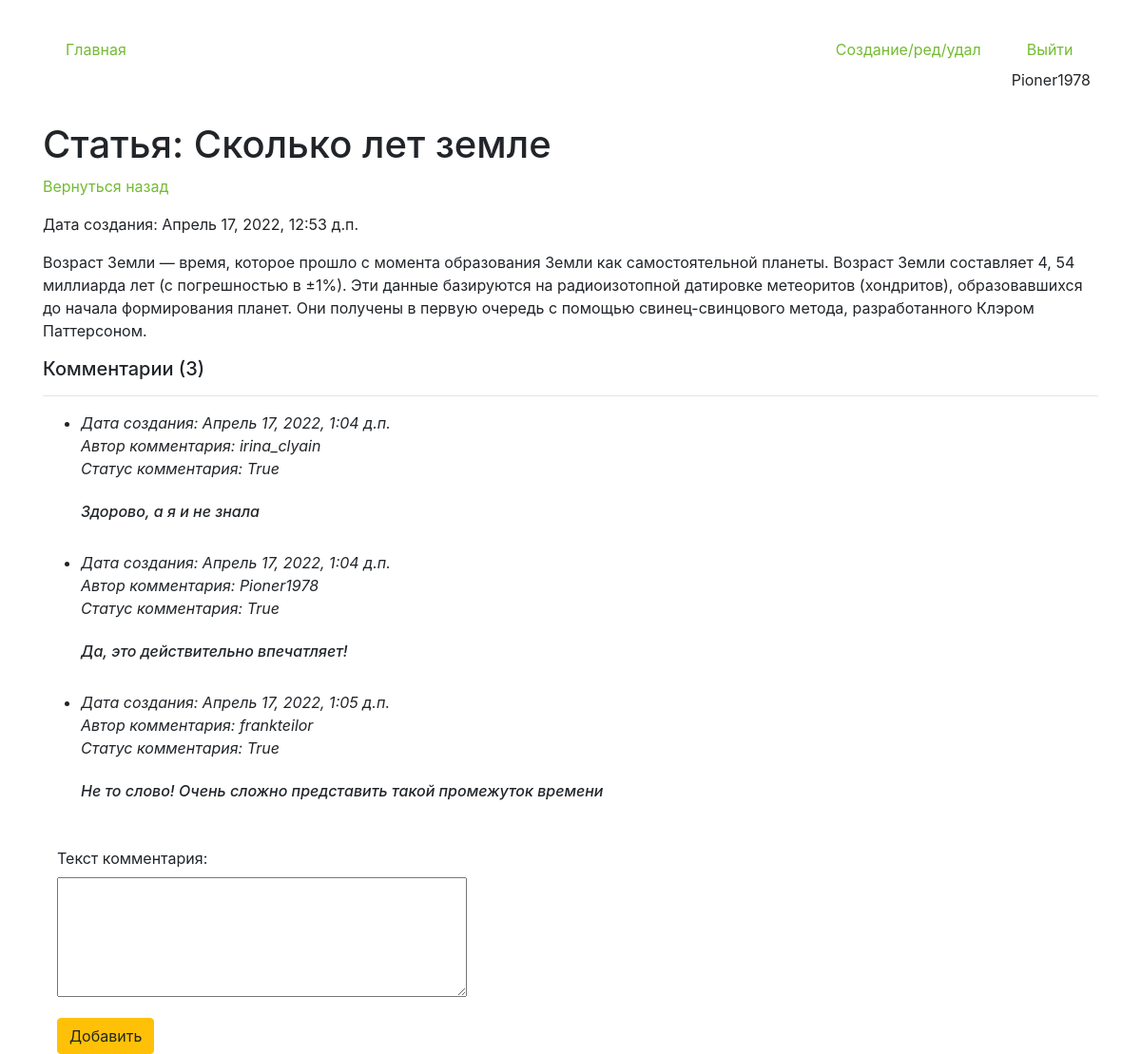
Page /detail/87 (signed in) on the committed database.
### core/models.py (models this page shows, shortened)
class Articles(models.Model):
    author = models.ForeignKey(User, on_delete = models.CASCADE, verbose_name='Владелец статьи', blank = True, null = True )
    create_date = models.DateTimeField(auto_now=True)
    name = models.CharField(max_length=200, verbose_name='Название')
    text = models.TextField(verbose_name='Текст')
    class Meta:
        verbose_name='Статью'
        verbose_name_plural='Статьи'

class Comments(models.Model):
    article = models.ForeignKey(Articles, on_delete = models.CASCADE, verbose_name='Статья', blank = True, null = True,related_name='comments_articles' )
    author = models.ForeignKey(User, on_delete = models.CASCADE, verbose_name='Автор комментария', blank = True, null = True )
    create_date = models.DateTimeField(auto_now=True)
    text = models.TextField(verbose_name='Текст комментария')
    status = models.BooleanField(verbose_name='Видимость статьи', default=False)
    objects  = StatusFilterComments()

### core/views.py (the view, shortened to what this page needs)
# urls.py: path('detail/<int:pk>', views.HomeDetailView.as_view(), name='detail_page'),
class HomeDetailView(CustomSuccessMessageMixin, FormMixin, DetailView):
    model = Articles
    template_name = 'detail.html'
    context_object_name = 'get_article'
    form_class = CommentForm
    success_msg = 'Комментарий успешно создан, ожидайте модерации'

### core/forms.py
class CommentForm(forms.ModelForm):
    class Meta:
        model = Comments
        fields = ('text',)
    def __init__(self,*args,**kwargs):
        super().__init__(*args,**kwargs)
        for field in self.fields:
            self.fields[field].widget.attrs['class'] = 'form-control'
        self.fields['text'].widget = Textarea(attrs={'rows':5})

### core/models.py (called while the page is built)
    def get_queryset(self):
        return super().get_queryset().filter(Q(status=False, author = get_current_user()) | Q(status=False, article__author=get_current_user()) | Q(status=True))

### core/templates/detail.html (shortened to what this page needs)
{% extends 'index.html' %}
{% block content %}
<h1 class="mt-4">Статья: {{get_article.name}}</h1>
<p><a href="/">Вернуться назад</a></p>
<p>Дата создания: {{get_article.create_date}}</p>
<p>{{get_article.text}}</p>
<h5>Комментарии ({{get_article.comments_articles.all.count}})</h5>
<hr>
<ul>
    {% for item in get_article.comments_articles.all %}
    <li>
        {% include 'comment_item.html' %}
    </li>
    {% endfor %}
</ul>
<div class="col-4">
    <form action="" id="add_form" method="post">
        {{form.as_p}}
    </form>
    <button form="add_form" type="submit" class="btn btn-warning">Добавить</button>
</div>
{% endblock %}

### core/templates/index.html (shortened to what this page needs)
{% load static %}
<!doctype html>
<html lang="en">
    <link type="text/css" href="{% static 'css/styles.css' %}" rel="stylesheet">
<head>
    <link rel="stylesheet" href="https://cdn.jsdelivr.net/npm/bootstrap@4.6.1/dist/css/bootstrap.min.css"
>
</head>
<body>
<div class="container mt-4">
    <ul class="nav nav-pills">
            <li class="nav-item mr-auto p-2">
                {% url 'home' as url_home %}
                <a class="nav-link {% if url_home == request.path %}reactive{% endif %}" href="{{url_home}}">Главная</a>
            </li>
            <li class="nav-item mr p-2">
                {% url 'edit_page' as url_edit_page %}
                <a class="nav-link {% if url_edit_page == request.path %}reactive{% endif %}" href="{{url_edit_page}}">Создание/ред/удал</a>
            </li>
            {% if request.user.is_authenticated %}
            <li class="nav-item p-2">
                {% url 'logout_page' as url_logout_page %}
                <a class="nav-link btn-warning" href="{{url_logout_page}}">Выйти</a>
                {{request.user}}
            </li>
        {% endif %}
    </ul>
    {% block content %}{% endblock %}
</div>
</body>
</html>

### core/templates/comment_item.html (shortened to what this page needs)
<div class="font-italic">Дата создания: {{item.create_date}} <br>
    Автор комментария: {{item.author}} <br>
    Статус комментария: {{item.status}}
<br><br>
<h6>{{item.text}}</h6>
<br>

### static/css/styles.css (style rules this page uses)
a:link { color: #74bb33; }

### rows in the picture
Articles: name "Cколько лет земле", create_date "Апрель 17, 2022, 12:53 д.п.", text "Возраст Земли — время, которое прошло с момента образования Земли как самостоятельной планеты. Возраст Земли составляет 4, 54 миллиарда лет (с погрешностью в ±1%). Эти данные базируются на радиоизотопной датировке метеоритов (хондритов), образовавшихся до начала формирования планет. Они получены в первую очередь с помощью свинец-свинцового метода, разработанного Клэром Паттерсоном.", comments_articles.all.count "3"
Comments: create_date "Апрель 17, 2022, 1:04 д.п.", author "irina_clyain", status "True", text "Здорово, а я и не знала"
Comments: create_date "Апрель 17, 2022, 1:04 д.п.", author "Pioner1978", status "True", text "Да, это действительно впечатляет!"
Comments: create_date "Апрель 17, 2022, 1:05 д.п.", author "frankteilor", status "True", text "Не то слово! Очень сложно представить такой промежуток времени"

### other values in the picture
{{ request.user }} "Pioner1978"
